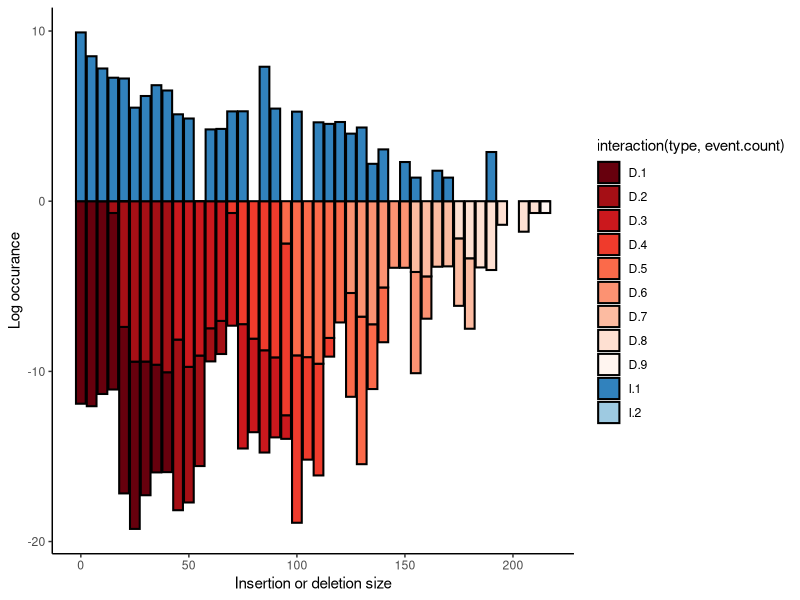
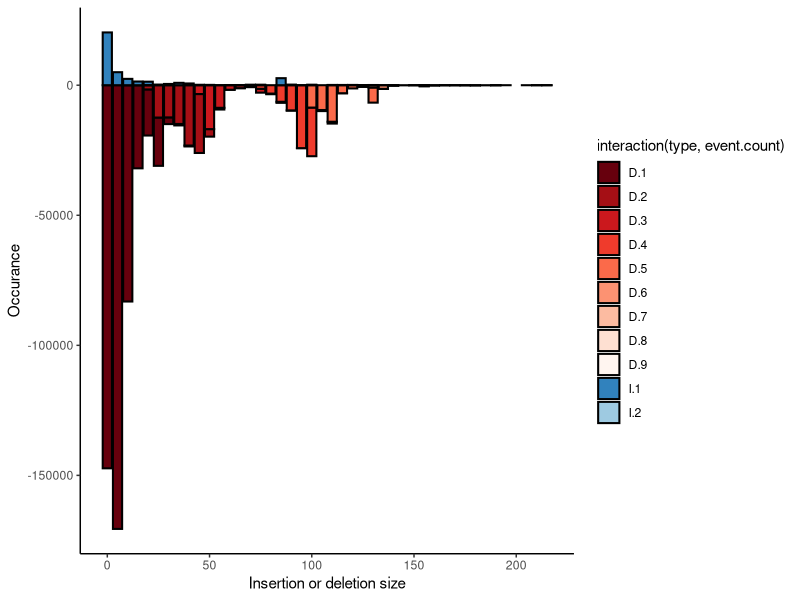

Here is the R script that generated these plots, in order:
# make the deletion and insertion size plots for the t1high (V1) data
library(ggplot2)
library(reshape2)
library(data.table)
library(RColorBrewer)

events <- read.delim("event_histogram_t1high.txt")

blues <- rev(RColorBrewer::brewer.pal(3, "Blues"))
reds <- rev(RColorBrewer::brewer.pal(9, "Reds"))

events <- events[events$event.count < 10,]

glog = ggplot() + 
  geom_bar(data=events[events$type == "D",], aes(x=bin, y=-1.0 * log(-1.0 * count), fill=interaction(type,event.count)),size=0.7,col="black", stat="identity", position="stack") + 
  geom_bar(data=events[events$type == "I",], aes(x=bin, y=log(count), fill=interaction(type,event.count)),size=0.7,col="black", stat="identity", position="stack") + 
  theme_classic() +
  scale_fill_manual(values = c(reds,blues)) + 
  ylab("Log occurance") + 
  xlab("Insertion or deletion size")
ggsave(glog,file="log_edit_sizes_t1high.pdf",width=15,height=6)

gnorm = ggplot() + 
  geom_bar(data=events[events$type == "D",], aes(x=bin, y=count, fill=interaction(type,event.count)),size=0.7, col="black", stat="identity", position="stack") + 
  geom_bar(data=events[events$type == "I",], aes(x=bin, y=count, fill=interaction(type,event.count)),size=0.7, col="black", stat="identity", position="stack") + 
  theme_classic() +
  scale_fill_manual(values = c(reds,blues)) + 
  ylab("Occurance") + 
  xlab("Insertion or deletion size")
ggsave(gnorm,file="nonlog_edit_sizes_t1high.pdf",width=15,height=6)

